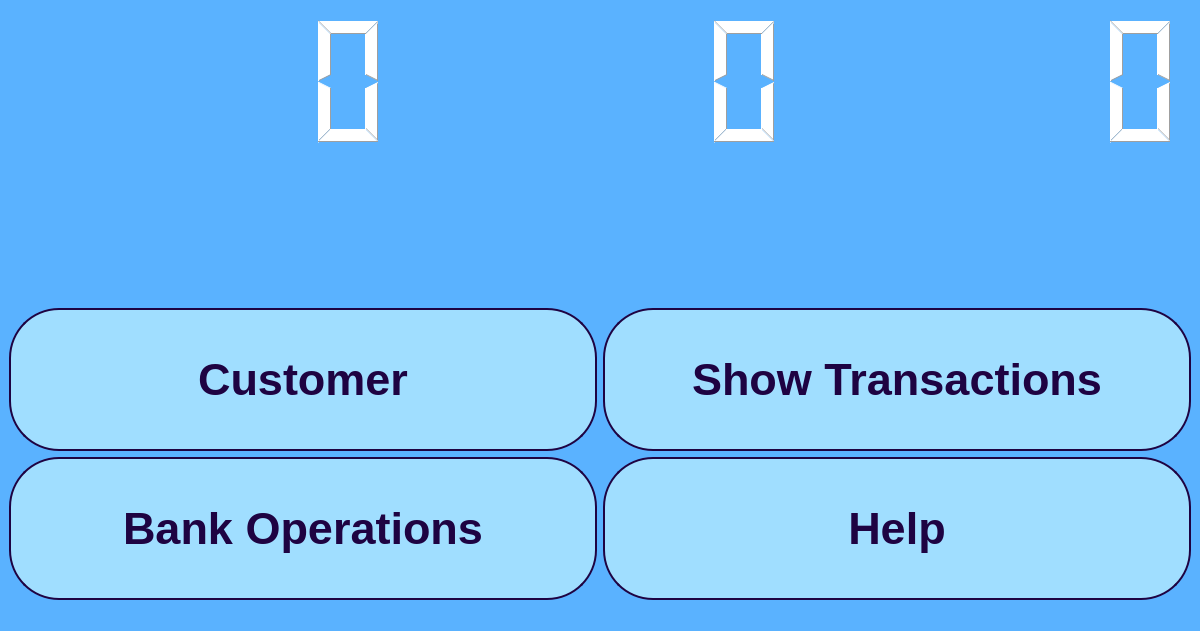
<?xml version="1.0" encoding="UTF-8"?>
<ui version="4.0">
 <class>MainWindow</class>
 <widget class="QMainWindow" name="MainWindow">
  <property name="geometry">
   <rect>
    <x>0</x>
    <y>0</y>
    <width>1200</width>
    <height>631</height>
   </rect>
  </property>
  <property name="sizePolicy">
   <sizepolicy hsizetype="Preferred" vsizetype="Preferred">
    <horstretch>0</horstretch>
    <verstretch>0</verstretch>
   </sizepolicy>
  </property>
  <property name="windowTitle">
   <string>MainWindow</string>
  </property>
  <property name="layoutDirection">
   <enum>Qt::LayoutDirection::LeftToRight</enum>
  </property>
  <property name="autoFillBackground">
   <bool>false</bool>
  </property>
  <property name="styleSheet">
   <string notr="true">    background-color: #5AB2FF;
</string>
  </property>
  <property name="iconSize">
   <size>
    <width>50</width>
    <height>50</height>
   </size>
  </property>
  <property name="toolButtonStyle">
   <enum>Qt::ToolButtonStyle::ToolButtonIconOnly</enum>
  </property>
  <widget class="QWidget" name="centralwidget">
   <layout class="QGridLayout" name="gridLayout">
    <item row="0" column="0">
     <layout class="QVBoxLayout" name="verticalLayout_3">
      <item>
       <layout class="QGridLayout" name="gridLayout_2">
        <item row="0" column="2">
         <widget class="QLCDNumber" name="lcdNumber_Seconds">
          <property name="layoutDirection">
           <enum>Qt::LayoutDirection::LeftToRight</enum>
          </property>
          <property name="styleSheet">
           <string notr="true">background: transparent; 
border: none;
/*color: #1E0342;*/
color: rgb(255, 255, 255);

</string>
          </property>
         </widget>
        </item>
        <item row="0" column="1">
         <widget class="QLCDNumber" name="lcdNumber_Minutes">
          <property name="layoutDirection">
           <enum>Qt::LayoutDirection::LeftToRight</enum>
          </property>
          <property name="styleSheet">
           <string notr="true">background: transparent; 
border: none;
/*color: #1E0342;*/
color: rgb(255, 255, 255);

</string>
          </property>
         </widget>
        </item>
        <item row="0" column="0">
         <widget class="QLCDNumber" name="lcdNumber_Hours">
          <property name="layoutDirection">
           <enum>Qt::LayoutDirection::LeftToRight</enum>
          </property>
          <property name="styleSheet">
           <string notr="true">background: transparent; 
border: none;
/*color: #1E0342;*/
color: rgb(255, 255, 255);

</string>
          </property>
         </widget>
        </item>
       </layout>
      </item>
      <item>
       <widget class="QLabel" name="label">
        <property name="sizePolicy">
         <sizepolicy hsizetype="Ignored" vsizetype="Ignored">
          <horstretch>0</horstretch>
          <verstretch>0</verstretch>
         </sizepolicy>
        </property>
        <property name="styleSheet">
         <string notr="true">border-image: url(:/images/images/welcome.png);</string>
        </property>
        <property name="text">
         <string/>
        </property>
       </widget>
      </item>
     </layout>
    </item>
    <item row="1" column="0">
     <layout class="QHBoxLayout" name="horizontalLayout">
      <item>
       <layout class="QVBoxLayout" name="verticalLayout">
        <item>
         <widget class="QPushButton" name="pushButton_Customer">
          <property name="sizePolicy">
           <sizepolicy hsizetype="Minimum" vsizetype="Preferred">
            <horstretch>0</horstretch>
            <verstretch>0</verstretch>
           </sizepolicy>
          </property>
          <property name="styleSheet">
           <string notr="true">font-weight: bold;
font-size: 45px;
border-radius: 50px; 
border: 2px solid #1E0342;
background-color: #A0DEFF;
color: #1E0342;
</string>
          </property>
          <property name="text">
           <string>Customer</string>
          </property>
         </widget>
        </item>
        <item>
         <widget class="QPushButton" name="pushButton_Operations">
          <property name="sizePolicy">
           <sizepolicy hsizetype="Minimum" vsizetype="Preferred">
            <horstretch>0</horstretch>
            <verstretch>0</verstretch>
           </sizepolicy>
          </property>
          <property name="styleSheet">
           <string notr="true">font-weight: bold;
font-size: 45px;
border-radius: 50px; 
border: 2px solid #1E0342;
background-color: #A0DEFF;
color: #1E0342;
</string>
          </property>
          <property name="text">
           <string>Bank Operations</string>
          </property>
         </widget>
        </item>
       </layout>
      </item>
      <item>
       <layout class="QVBoxLayout" name="verticalLayout_2">
        <item>
         <widget class="QPushButton" name="pushButton_show">
          <property name="sizePolicy">
           <sizepolicy hsizetype="Minimum" vsizetype="Preferred">
            <horstretch>0</horstretch>
            <verstretch>0</verstretch>
           </sizepolicy>
          </property>
          <property name="styleSheet">
           <string notr="true">font-weight: bold;
font-size: 45px;
border-radius: 50px; 
border: 2px solid #1E0342;
background-color: #A0DEFF;
color: #1E0342;
</string>
          </property>
          <property name="text">
           <string>Show Transactions</string>
          </property>
         </widget>
        </item>
        <item>
         <widget class="QPushButton" name="pushButton_Help">
          <property name="sizePolicy">
           <sizepolicy hsizetype="Minimum" vsizetype="Preferred">
            <horstretch>0</horstretch>
            <verstretch>0</verstretch>
           </sizepolicy>
          </property>
          <property name="styleSheet">
           <string notr="true">font-weight: bold;
font-size: 45px;
border-radius: 50px; 
border: 2px solid #1E0342;
background-color: #A0DEFF;
color: #1E0342;
</string>
          </property>
          <property name="text">
           <string>Help</string>
          </property>
         </widget>
        </item>
       </layout>
      </item>
     </layout>
    </item>
   </layout>
  </widget>
  <widget class="QMenuBar" name="menubar">
   <property name="geometry">
    <rect>
     <x>0</x>
     <y>0</y>
     <width>1200</width>
     <height>22</height>
    </rect>
   </property>
  </widget>
  <widget class="QStatusBar" name="statusbar"/>
  <action name="actionBack">
   <property name="checkable">
    <bool>true</bool>
   </property>
   <property name="icon">
    <iconset resource="images.qrc">
     <normaloff>:/images/images/back_active.png</normaloff>:/images/images/back_active.png</iconset>
   </property>
   <property name="text">
    <string>Back</string>
   </property>
  </action>
  <action name="actionNext">
   <property name="icon">
    <iconset resource="images.qrc">
     <normaloff>:/images/images/next_2.png</normaloff>:/images/images/next_2.png</iconset>
   </property>
   <property name="text">
    <string>Next</string>
   </property>
  </action>
 </widget>
 <resources>
  <include location="images.qrc"/>
 </resources>
 <connections/>
</ui>
